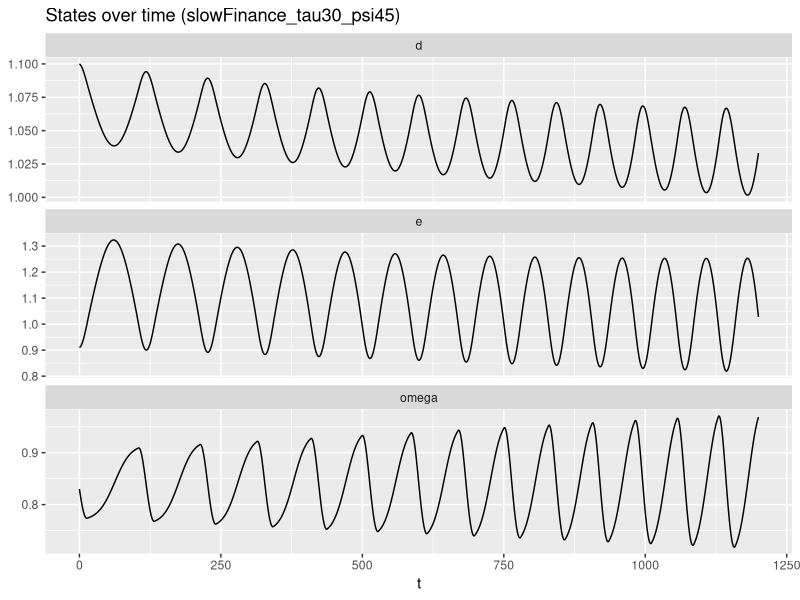
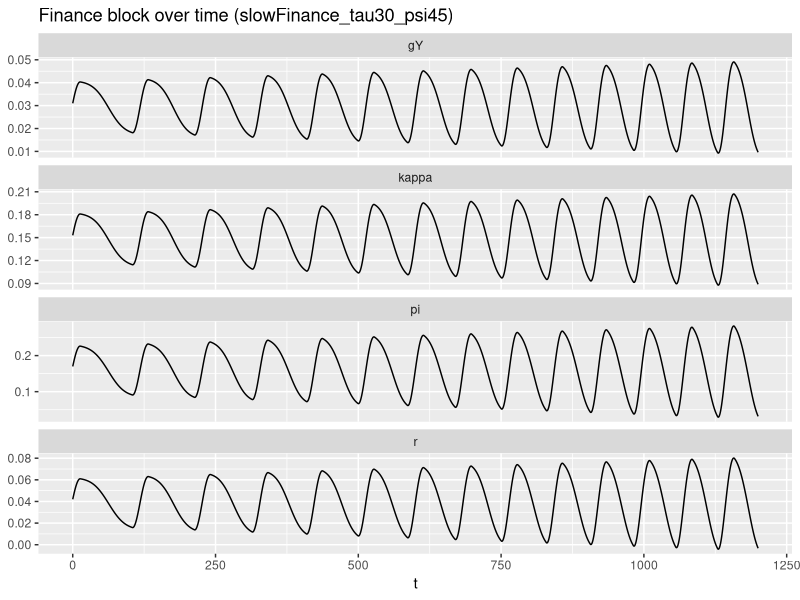
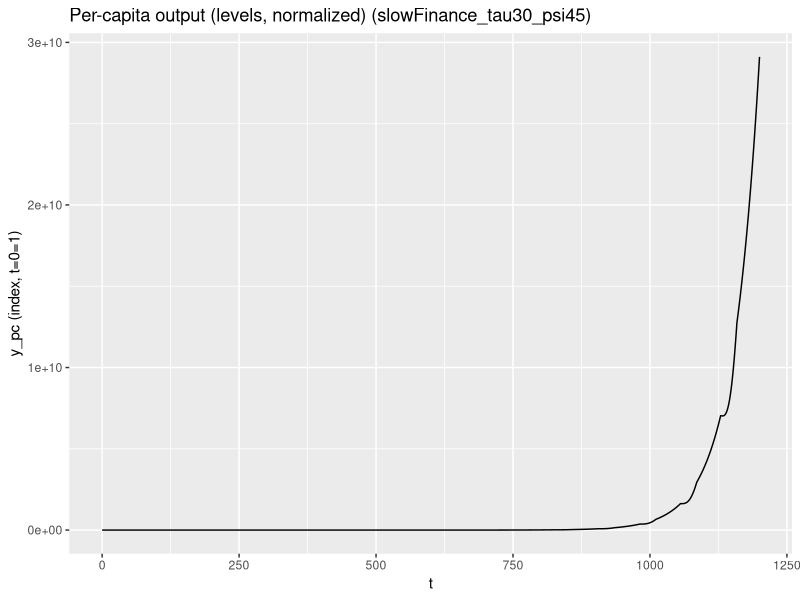
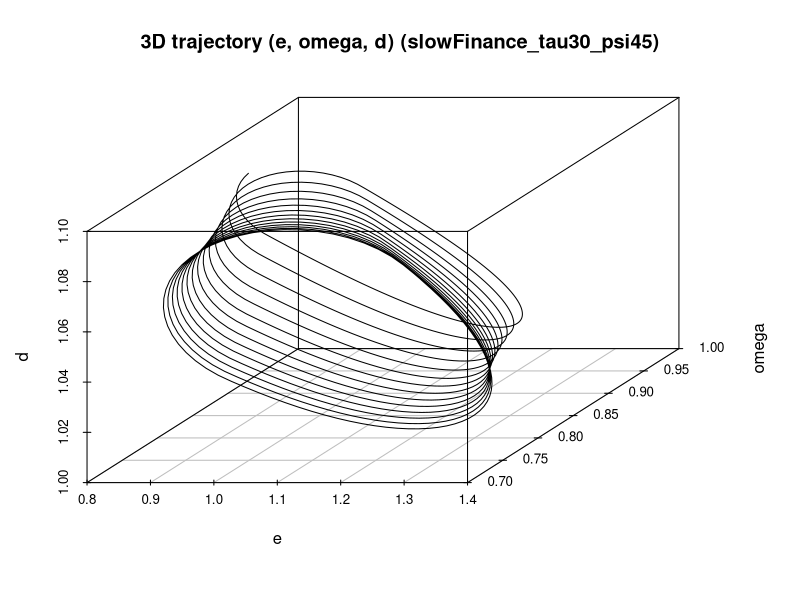
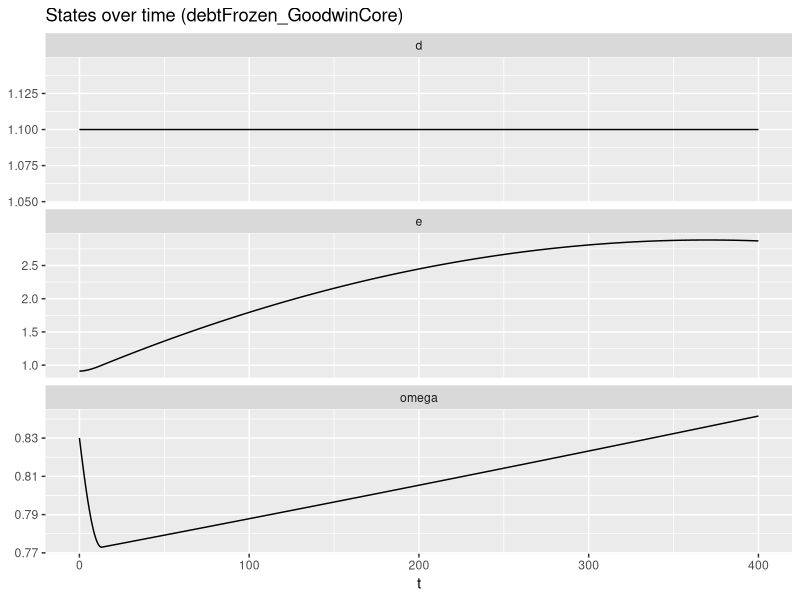
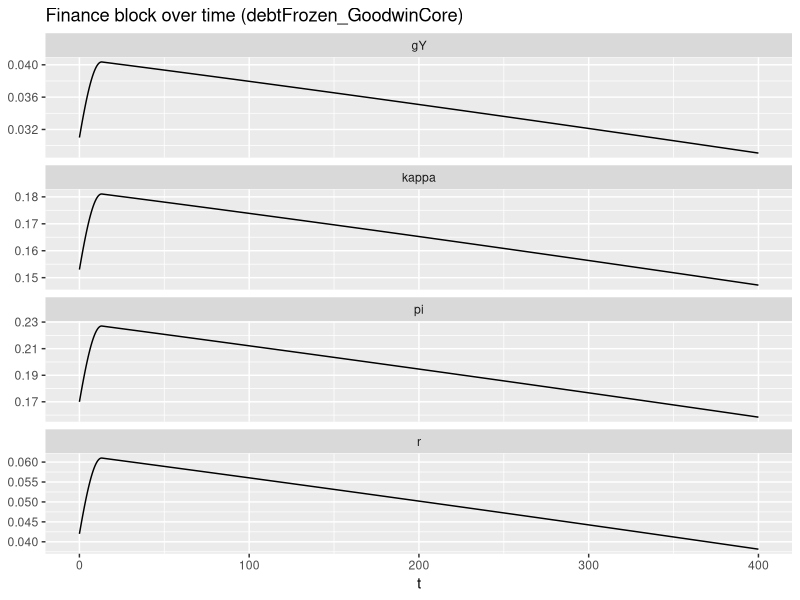
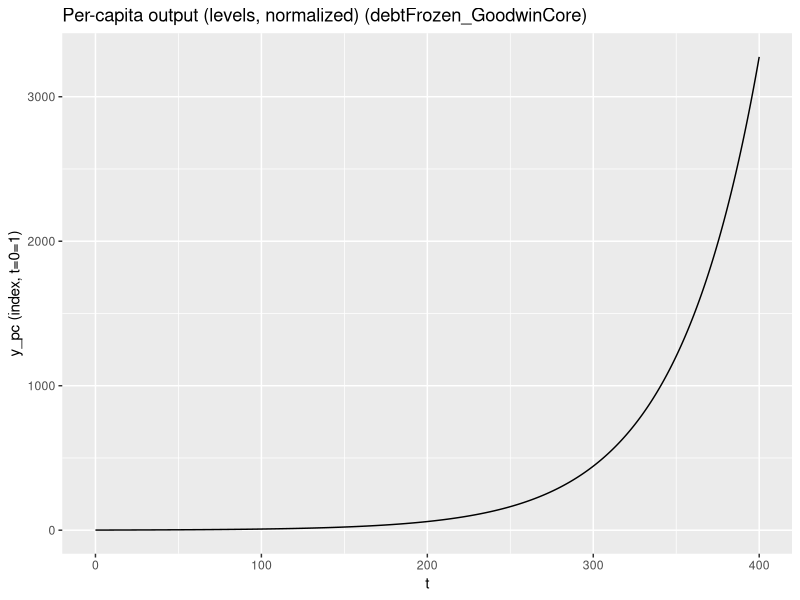
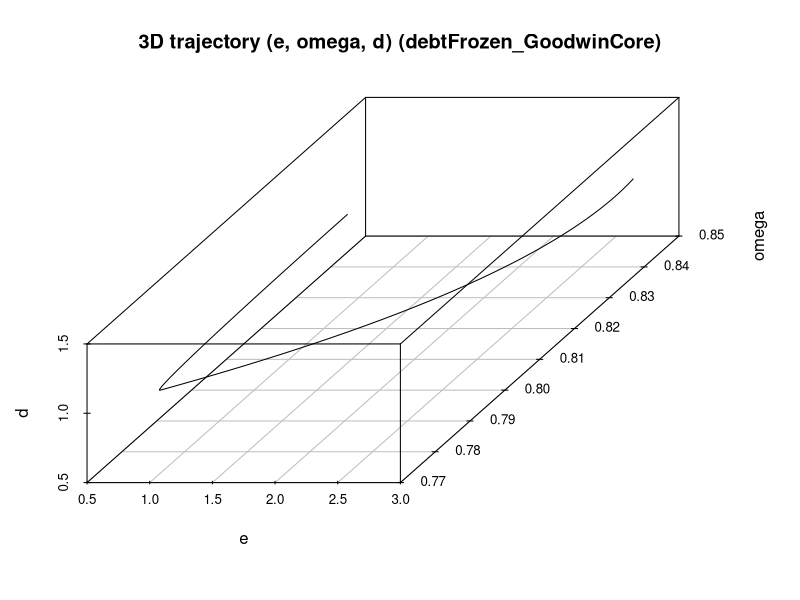

Reproduce these figures in R, in order.
############################################################
## keen_goodwin_minsky_3d_slowfinance.R
## Keen-orthodox Goodwin–Minsky 3D with Buffett discipline
## + Slow-finance option (time-scale separation via tau_d)
##
## Key idea:
##   d-dot = (1/tau_d) * [kappa - pi + i d - d gY]
## with tau_d >> 1 => debt moves slowly (long wave),
## while (e, omega) keep distributive cycles (short wave).
############################################################

suppressPackageStartupMessages({
  library(deSolve)
  library(dplyr)
  library(tidyr)
  library(ggplot2)
  library(scatterplot3d)
  library(fs)
  library(tibble)
})

## -----------------------------
## 0) Helpers + core blocks
## -----------------------------
inv_logit <- function(x) 1 / (1 + exp(-x))

require_params <- function(par, keys) {
  miss <- setdiff(keys, names(par))
  if (length(miss) > 0) stop("Missing parameters: ", paste(miss, collapse = ", "))
  invisible(TRUE)
}

## Buffett switch
S_fun <- function(d, par) inv_logit(par$psi * (d / par$dbar - 1))
S_d_fun <- function(d, par) {
  S <- S_fun(d, par)
  (par$psi / par$dbar) * S * (1 - S)
}

## Shares + profit rate
pi_fun <- function(omega) 1 - omega
r_fun  <- function(omega, d, par) (pi_fun(omega) - par$i * d) / par$sigma

## Investment + derivative
kappa_fun <- function(r, par) {
  par$kappa_min + (par$kappa_max - par$kappa_min) /
    (1 + exp(-par$lambda * (r - par$r0)))
}
kappa_r_fun <- function(r, par) {
  s <- inv_logit(par$lambda * (r - par$r0))
  (par$kappa_max - par$kappa_min) * par$lambda * s * (1 - s)
}

## Output growth (capacity branch closure)
gY_fun <- function(r, par) kappa_fun(r, par) / par$sigma - par$delta

## Phillips (disciplined)
Phi_fun <- function(e, d, par) {
  par$phi0 + par$phi1 * e - par$eta * S_fun(d, par)
}

## -----------------------------
## 1) Interior steady state (closed form)
## (Note: steady state does NOT depend on tau_d: time scale only)
## -----------------------------
steady_state <- function(par, strict = FALSE, e_band = c(0.75, 0.95), eps = 1e-12) {
  require_params(par, c(
    "alpha","beta","delta","sigma","i",
    "kappa_min","kappa_max","lambda","r0",
    "phi0","phi1","eta","dbar","psi"
  ))
  
  g_n <- par$alpha + par$beta
  if (g_n <= 0) return(list(ok = FALSE, reason = "g_n <= 0 (alpha+beta must be > 0)"))
  
  k_target <- par$sigma * (g_n + par$delta)
  
  if (k_target <= par$kappa_min + eps || k_target >= par$kappa_max - eps)
    return(list(ok = FALSE, reason = "kappa_target outside (kappa_min, kappa_max)"))
  
  s <- (k_target - par$kappa_min) / (par$kappa_max - par$kappa_min)
  if (s <= eps || s >= 1 - eps) return(list(ok = FALSE, reason = "s not in (0,1)"))
  
  r_star <- par$r0 + (1 / par$lambda) * log(s / (1 - s))
  d_star <- (k_target - par$sigma * r_star) / g_n
  if (d_star <= eps) return(list(ok = FALSE, reason = "d* <= 0 (no interior debt steady state)"))
  
  pi_star <- k_target + d_star * (par$i - g_n)
  omega_star <- 1 - pi_star
  if (omega_star <= eps || omega_star >= 1 - eps)
    return(list(ok = FALSE, reason = "omega* not in (0,1)"))
  
  if (par$phi1 <= 0) return(list(ok = FALSE, reason = "phi1 must be > 0"))
  e_star <- (par$alpha - par$phi0 + par$eta * S_fun(d_star, par)) / par$phi1
  if (e_star <= eps || e_star >= 1 - eps)
    return(list(ok = FALSE, reason = "e* not in (0,1)"))
  
  if (strict && (e_star < e_band[1] || e_star > e_band[2]))
    return(list(ok = FALSE, reason = "e* outside plausibility band"))
  
  list(ok = TRUE, e = e_star, omega = omega_star, d = d_star, r = r_star,
       kappa = k_target, g_n = g_n)
}

## -----------------------------
## 2) Analytic Jacobian at steady state
## -----------------------------
jacobian_at_ss <- function(ss, par) {
  e <- ss$e; omega <- ss$omega; d <- ss$d
  g_n <- ss$g_n; r <- ss$r
  
  kap_r <- kappa_r_fun(r, par)
  Sd <- S_d_fun(d, par)
  
  A <- - e * kap_r / (par$sigma^2)
  B <- - e * par$i * kap_r / (par$sigma^2)
  C <- omega * par$phi1
  D <- - omega * par$eta * Sd
  E <- 1 - (1 - d / par$sigma) * (kap_r / par$sigma)
  F <- (par$i - g_n) - (1 - d / par$sigma) * (par$i * kap_r / par$sigma)
  
  J <- matrix(c(
    0, A, B,
    C, 0, D,
    0, E, F
  ), nrow = 3, byrow = TRUE)
  
  list(J = J, A = A, B = B, C = C, D = D, E = E, F = F,
       kappa_r = kap_r, S_d = Sd)
}

rh_hopf <- function(Jparts) {
  A <- Jparts$A; B <- Jparts$B; C <- Jparts$C
  D <- Jparts$D; E <- Jparts$E; F <- Jparts$F
  
  a1 <- -F
  a2 <- -A * C - E * D
  a3 <- C * (A * F - B * E)
  
  H <- a1 * a2 - a3
  stable_RH <- (a1 > 0) && (a2 > 0) && (a3 > 0) && (a1 * a2 > a3)
  
  list(a1 = a1, a2 = a2, a3 = a3, H = H, stable_RH = stable_RH)
}

analyze_model <- function(par, strict = FALSE, e_band = c(0.75, 0.95)) {
  ss <- steady_state(par, strict = strict, e_band = e_band)
  if (!isTRUE(ss$ok)) return(ss)
  
  Jp <- jacobian_at_ss(ss, par)
  rh <- rh_hopf(Jp)
  eig <- eigen(Jp$J)$values
  
  list(ok = TRUE, steady_state = ss, jacobian = Jp$J,
       jac_parts = Jp[c("A","B","C","D","E","F","kappa_r","S_d")],
       eigenvalues = eig, rh = rh)
}

hopf_gap <- function(par) {
  out <- analyze_model(par, strict = FALSE)
  if (!isTRUE(out$ok)) return(NA_real_)
  out$rh$H
}

dH_dmu_fd <- function(par, mu, h = 1e-3) {
  if (!mu %in% names(par)) stop("mu not found in par: ", mu)
  par_p <- par; par_m <- par
  par_p[[mu]] <- par[[mu]] + h
  par_m[[mu]] <- par[[mu]] - h
  Hp <- hopf_gap(par_p)
  Hm <- hopf_gap(par_m)
  if (is.na(Hp) || is.na(Hm)) return(NA_real_)
  (Hp - Hm) / (2*h)
}

run_report <- function(par) {
  out <- analyze_model(par, strict = FALSE)
  if (!isTRUE(out$ok)) {
    cat("FAILED:", out$reason, "\n")
    return(invisible(out))
  }
  ss <- out$steady_state
  rh <- out$rh
  jp <- out$jac_parts
  
  cat("\n=== STEADY STATE ===\n")
  cat(sprintf("e* = %.4f | omega* = %.4f | d* = %.4f | r* = %.5f\n",
              ss$e, ss$omega, ss$d, ss$r))
  cat(sprintf("kappa_target = %.4f | g_n = %.4f\n", ss$kappa, ss$g_n))
  
  cat("\n=== JACOBIAN PARTS ===\n")
  cat(sprintf("A=%.6f B=%.6f C=%.6f D=%.6f E=%.6f F=%.6f\n",
              jp$A, jp$B, jp$C, jp$D, jp$E, jp$F))
  cat(sprintf("kappa_r=%.6f | S_d=%.6f\n", jp$kappa_r, jp$S_d))
  
  cat("\n=== EIGENVALUES ===\n")
  print(out$eigenvalues)
  
  cat("\n=== ROUTH–HURWITZ ===\n")
  cat(sprintf("a1=%.6g a2=%.6g a3=%.6g | H=%.6g | stable_RH=%s\n",
              rh$a1, rh$a2, rh$a3, rh$H, rh$stable_RH))
  
  invisible(out)
}

## -----------------------------
## 3) ODE system (with slow-finance option)
## -----------------------------
rhs_keengm_slowfinance <- function(t, state, par) {
  e <- state[["e"]]
  w <- state[["omega"]]
  d <- state[["d"]]
  
  ## numerical guards (not “resets”)
  d_floor <- if (!is.null(par$d_floor)) par$d_floor else 1e-9
  e_safe  <- min(max(e, 1e-9), 1 - 1e-9)
  w_safe  <- min(max(w, 1e-9), 1 - 1e-9)
  d_safe  <- max(d, d_floor)
  
  ## auxiliaries
  pi <- pi_fun(w_safe)
  r  <- (pi - par$i * d_safe) / par$sigma
  kap <- kappa_fun(r, par)
  gY  <- kap / par$sigma - par$delta
  g_n <- par$alpha + par$beta
  Phi <- Phi_fun(e_safe, d_safe, par)
  
  ## core dynamics
  de <- (gY - g_n) * e_safe
  dw <- (Phi - par$alpha) * w_safe
  
  ## debt dynamics (choose mode)
  mode <- if (!is.null(par$debt_mode)) par$debt_mode else "dynamic"  # "dynamic" or "frozen"
  if (mode == "frozen") {
    dd <- 0
  } else {
    tau_d <- if (!is.null(par$tau_d)) par$tau_d else 1
    dd_raw <- kap - pi + par$i * d_safe - d_safe * gY
    dd <- dd_raw / tau_d
    if (d <= d_floor && dd < 0) dd <- 0
  }
  
  ## per-capita output in levels (index)
  y_pc <- exp(par$alpha * t) * e_safe
  
  list(
    c(de, dw, dd),
    c(pi = pi, r = r, kappa = kap, gY = gY, Phi = Phi, y_pc = y_pc, g_n = g_n)
  )
}

simulate_model <- function(par,
                           state0 = NULL,
                           t_end = 800,
                           dt = 0.1,
                           perturb = c(e = 0.01, omega = -0.01, d = 0.10)) {
  
  if (is.null(state0)) {
    ss <- steady_state(par, strict = FALSE)
    if (!isTRUE(ss$ok)) stop("No admissible steady state: ", ss$reason)
    state0 <- c(
      e = ss$e + perturb[["e"]],
      omega = ss$omega + perturb[["omega"]],
      d = ss$d + perturb[["d"]]
    )
  }
  
  times <- seq(0, t_end, by = dt)
  
  sol <- ode(
    y = state0,
    times = times,
    func = rhs_keengm_slowfinance,
    parms = par,
    method = "lsoda"
  )
  
  as.data.frame(sol) |>
    as_tibble() |>
    mutate(
      y_pc_0 = first(y_pc),
      y_pc_norm = y_pc / y_pc_0
    )
}

## -----------------------------
## 4) Plots
## -----------------------------
plot_states <- function(df, tag, out_dir = "outputs") {
  p <- df |>
    select(time, e, omega, d) |>
    pivot_longer(-time, names_to = "var", values_to = "value") |>
    ggplot(aes(x = time, y = value)) +
    geom_line() +
    facet_wrap(~var, scales = "free_y", ncol = 1) +
    labs(title = paste0("States over time (", tag, ")"), x = "t", y = NULL)
  
  ggsave(file.path(out_dir, paste0("states_", tag, ".png")), p, width = 7, height = 7, dpi = 160)
  p
}

plot_finance <- function(df, tag, out_dir = "outputs") {
  p <- df |>
    select(time, r, pi, kappa, gY) |>
    pivot_longer(-time, names_to = "var", values_to = "value") |>
    ggplot(aes(x = time, y = value)) +
    geom_line() +
    facet_wrap(~var, scales = "free_y", ncol = 1) +
    labs(title = paste0("Finance block over time (", tag, ")"), x = "t", y = NULL)
  
  ggsave(file.path(out_dir, paste0("finance_", tag, ".png")), p, width = 7, height = 7, dpi = 160)
  p
}

plot_y_pc <- function(df, tag, out_dir = "outputs") {
  p <- ggplot(df, aes(x = time, y = y_pc_norm)) +
    geom_line() +
    labs(title = paste0("Per-capita output (levels, normalized) (", tag, ")"),
         x = "t", y = "y_pc (index, t=0=1)")
  
  ggsave(file.path(out_dir, paste0("y_pc_", tag, ".png")), p, width = 7, height = 4, dpi = 160)
  p
}

plot_3d_traj <- function(df, tag, out_dir = "outputs", thin = 5) {
  df2 <- df |> slice(seq(1, n(), by = thin))
  png(file.path(out_dir, paste0("traj3d_", tag, ".png")), width = 900, height = 700)
  scatterplot3d(df2$e, df2$omega, df2$d,
                type = "l",
                xlab = "e", ylab = "omega", zlab = "d",
                main = paste0("3D trajectory (e, omega, d) (", tag, ")"))
  dev.off()
  invisible(TRUE)
}

run_plots <- function(par, tag, t_end = 800, dt = 0.1, state0 = NULL, out_dir = "outputs") {
  dir_create(out_dir)
  df <- simulate_model(par, state0 = state0, t_end = t_end, dt = dt)
  plot_states(df, tag, out_dir)
  plot_finance(df, tag, out_dir)
  plot_y_pc(df, tag, out_dir)
  plot_3d_traj(df, tag, out_dir)
  invisible(df)
}

## -----------------------------
## 5) Example runs: “Goodwin fast + Finance slow”
## -----------------------------
par <- list(
  alpha = 0.02, beta = 0.01,
  delta = 0.02, sigma = 3,
  i = 0.04,
  kappa_min = 0.00, kappa_max = 0.30,
  lambda = 20, r0 = 0.04,
  phi0 = -0.06, phi1 = 0.10,
  eta = 0.02, dbar = 1.0, psi = 45,   # psi > 36 = stable side locally
  d_floor = 1e-9,
  tau_d = 30,                          # <<< slow finance knob
  debt_mode = "dynamic"                # "dynamic" or "frozen"
)

## Local diagnostics
out <- run_report(par)
cat(sprintf("\nFinite-diff dH/dpsi ≈ %.6g\n", dH_dmu_fd(par, "psi", h = 1e-2)))

## (A) Slow-finance dynamics: distributive cycles + long debt wave
df_slow <- run_plots(par, tag = "slowFinance_tau30_psi45", t_end = 1200, dt = 0.2)

## (B) Sanity check: freeze debt -> pure Goodwin-ish core (given this closure)
par$debt_mode <- "frozen"
df_frozen <- run_plots(par, tag = "debtFrozen_GoodwinCore", t_end = 400, dt = 0.05)

## (C) Fast finance comparison (optional): can get messy fast
par$debt_mode <- "dynamic"
par$tau_d <- 1
par$psi <- 10
df_fast <- run_plots(par, tag = "fastFinance_tau1_psi10", t_end = 300, dt = 0.05)
